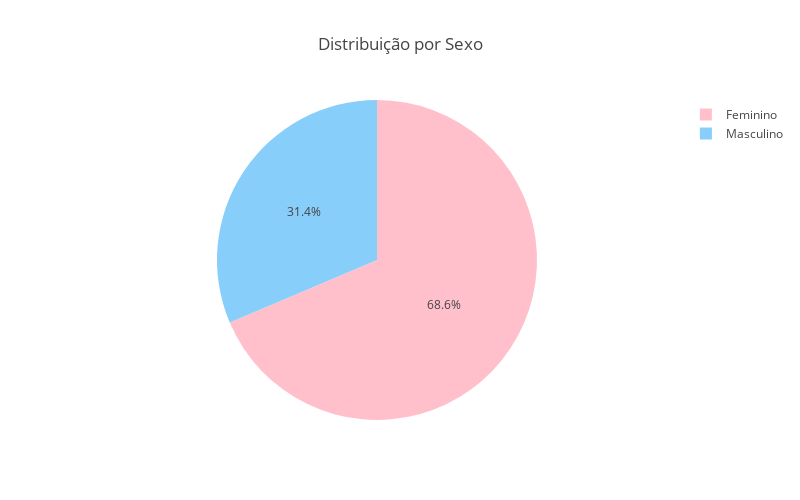

Source (notebook cell):
### Code cell
# Distribuição por Sexo
labels = df_aposentadorias['Sexo']
values = df_aposentadorias.groupby('Sexo').sum()['Qte Benefícios Concedidos']

trace = go.Pie(labels=labels, values=values,
              marker=dict(colors=['lightskyblue', 'pink']), 
              )

layout = go.Layout(yaxis=dict(title='Sexo'),xaxis=dict(title='Qtd') ,title='Distribuição por Sexo',autosize=False,     width=800,     height=500 )

fig = go.Figure(data=[trace], layout=layout, )

py.iplot(fig, filename='basic_pie_chart')

### Figure 1 — Plotly figure (JSON) as saved in the notebook; plotly's stock layout.template omitted (floating-point values rounded to 4 significant figures; data arrays with more than 128 entries replaced by an {"elided": "..."} marker saying what was removed)
{"data": [{"labels": {"elided": "3879 str values"}, "marker": {"colors": ["lightskyblue", "pink"]}, "type": "pie", "uid": "2f1e7197-1980-4996-84a6-fd8b1ad4c4d1", "values": [1649154, 3602850]}], "layout": {"autosize": false, "height": 500, "title": {"text": "Distribuição por Sexo"}, "width": 800, "xaxis": {"title": {"text": "Qtd"}}, "yaxis": {"title": {"text": "Sexo"}}}}
